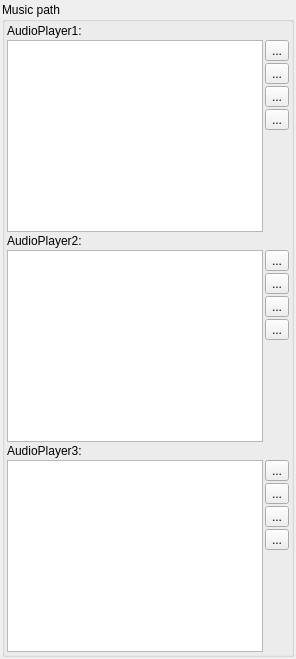
     <widget class="QWidget" name="m_playerTab">
      <property name="cursor">
       <cursorShape>ArrowCursor</cursorShape>
      </property>
      <attribute name="title">
       <string>Player Information</string>
      </attribute>
      <layout class="QVBoxLayout" name="verticalLayout_10">
       <property name="spacing">
        <number>2</number>
       </property>
       <property name="leftMargin">
        <number>2</number>
       </property>
       <property name="topMargin">
        <number>2</number>
       </property>
       <property name="rightMargin">
        <number>2</number>
       </property>
       <property name="bottomMargin">
        <number>2</number>
       </property>
       <item>
        <widget class="QGroupBox" name="groupBox_3">
         <property name="title">
          <string>Music path</string>
         </property>
         <layout class="QVBoxLayout" name="verticalLayout_9">
          <property name="spacing">
           <number>2</number>
          </property>
          <property name="leftMargin">
           <number>2</number>
          </property>
          <property name="topMargin">
           <number>2</number>
          </property>
          <property name="rightMargin">
           <number>2</number>
          </property>
          <property name="bottomMargin">
           <number>2</number>
          </property>
          <item>
           <widget class="QLabel" name="label_2">
            <property name="text">
             <string>AudioPlayer1:</string>
            </property>
           </widget>
          </item>
          <item>
           <layout class="QHBoxLayout" name="horizontalLayout">
            <item>
             <widget class="QListView" name="m_directoriesList1"/>
            </item>
            <item>
             <layout class="QVBoxLayout" name="verticalLayout_3">
              <item>
               <widget class="QToolButton" name="m_add1Btn">
                <property name="text">
                 <string>...</string>
                </property>
               </widget>
              </item>
              <item>
               <widget class="QToolButton" name="m_delete1Btn">
                <property name="text">
                 <string>...</string>
                </property>
               </widget>
              </item>
              <item>
               <widget class="QToolButton" name="m_up1Btn">
                <property name="text">
                 <string>...</string>
                </property>
               </widget>
              </item>
              <item>
               <widget class="QToolButton" name="m_down1Btn">
                <property name="text">
                 <string>...</string>
                </property>
               </widget>
              </item>
              <item>
               <spacer name="verticalSpacer">
                <property name="orientation">
                 <enum>Qt::Vertical</enum>
                </property>
                <property name="sizeHint" stdset="0">
                 <size>
                  <width>20</width>
                  <height>40</height>
                 </size>
                </property>
               </spacer>
              </item>
             </layout>
            </item>
           </layout>
          </item>
          <item>
           <widget class="QLabel" name="label_3">
            <property name="text">
             <string>AudioPlayer2:</string>
            </property>
           </widget>
          </item>
          <item>
           <layout class="QHBoxLayout" name="horizontalLayout_2">
            <item>
             <widget class="QListView" name="m_directoriesList2"/>
            </item>
            <item>
             <layout class="QVBoxLayout" name="verticalLayout_2">
              <item>
               <widget class="QToolButton" name="m_add2Btn">
                <property name="text">
                 <string>...</string>
                </property>
               </widget>
              </item>
              <item>
               <widget class="QToolButton" name="m_delete2Btn">
                <property name="text">
                 <string>...</string>
                </property>
               </widget>
              </item>
              <item>
               <widget class="QToolButton" name="m_up2Btn">
                <property name="text">
                 <string>...</string>
                </property>
               </widget>
              </item>
              <item>
               <widget class="QToolButton" name="m_down2Btn">
                <property name="text">
                 <string>...</string>
                </property>
               </widget>
              </item>
              <item>
               <spacer name="verticalSpacer_2">
                <property name="orientation">
                 <enum>Qt::Vertical</enum>
                </property>
                <property name="sizeHint" stdset="0">
                 <size>
                  <width>20</width>
                  <height>40</height>
                 </size>
                </property>
               </spacer>
              </item>
             </layout>
            </item>
           </layout>
          </item>
          <item>
           <widget class="QLabel" name="label_4">
            <property name="text">
             <string>AudioPlayer3:</string>
            </property>
           </widget>
          </item>
          <item>
           <layout class="QHBoxLayout" name="horizontalLayout_3">
            <item>
             <widget class="QListView" name="m_directoriesList3"/>
            </item>
            <item>
             <layout class="QVBoxLayout" name="verticalLayout">
              <item>
               <widget class="QToolButton" name="m_add3Btn">
                <property name="text">
                 <string>...</string>
                </property>
               </widget>
              </item>
              <item>
               <widget class="QToolButton" name="m_delete3Btn">
                <property name="text">
                 <string>...</string>
                </property>
               </widget>
              </item>
              <item>
               <widget class="QToolButton" name="m_up3Btn">
                <property name="text">
                 <string>...</string>
                </property>
               </widget>
              </item>
              <item>
               <widget class="QToolButton" name="m_down3Btn">
                <property name="text">
                 <string>...</string>
                </property>
               </widget>
              </item>
              <item>
               <spacer name="verticalSpacer_4">
                <property name="orientation">
                 <enum>Qt::Vertical</enum>
                </property>
                <property name="sizeHint" stdset="0">
                 <size>
                  <width>20</width>
                  <height>40</height>
                 </size>
                </property>
               </spacer>
              </item>
             </layout>
            </item>
           </layout>
          </item>
         </layout>
        </widget>
       </item>
      </layout>
     </widget>
